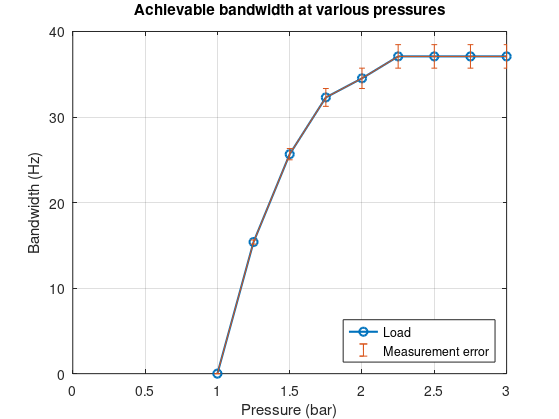
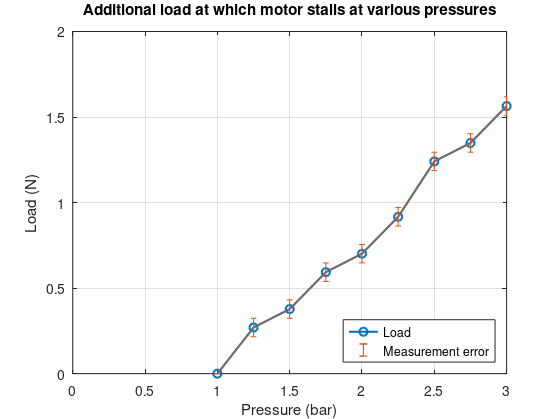

Source code (MATLAB) for these figures, in order:
%% AMME4112
% Xue Yin Zhang
% 2018

clearvars;
close all;

%% data

pressure = 1:1/4:3;                                 % bar

additional_mass = [0 33 44 66 77 99 132 143 165];   % grams
n_points = numel(additional_mass);
error_mass = 11*ones(1, n_points);                  % grams
g = 9.80665;                                        % m/s^2

delay = [0 66 40 32 30 28 28 28 28];                % milliseconds
error_delay = 2;                  % milliseconds

%% processing

bandwidth = zeros(1, n_points);
error_bandwidth = zeros(1, n_points);
for ii = 2:n_points
    bandwidth(ii) = 1e3./delay(ii);
    error_bandwidth(ii) = (1e3./(delay(ii) - error_delay) - bandwidth(ii))/2;
    bandwidth(ii) = bandwidth(ii) + error_bandwidth(ii);
end

additional_load = additional_mass*g*1e-3;
error_load = (error_mass*g*1e-3)/2;
error_load(1) = 0;
additional_load = additional_load - error_load;

%% plotting

h = figure;
plot(pressure, bandwidth, 'o-', 'LineWidth', 1.5);
hold on;
errorbar(pressure, bandwidth, error_bandwidth);
grid on;
xlabel('Pressure (bar)');
ylabel('Bandwidth (Hz)');
title('Achievable bandwidth at various pressures');
legend('Load', 'Measurement error', 'Location', 'southeast');
xlim([0 3]);

set(h,'Units', 'Inches');
pos = get(h, 'Position');
set(h, 'PaperPositionMode', 'Auto', 'PaperUnits', 'Inches', 'PaperSize', [pos(3), pos(4)]);
print(h, 'bandwidth', '-dpdf', '-r0');

h = figure;
plot(pressure, additional_load, 'o-', 'LineWidth', 1.5);
hold on;
errorbar(pressure, additional_load, error_load);
grid on;
xlabel('Pressure (bar)');
ylabel('Load (N)');
title('Additional load at which motor stalls at various pressures');
legend('Load', 'Measurement error', 'Location', 'southeast' );
xlim([0 3]);

set(h,'Units', 'Inches');
pos = get(h, 'Position');
set(h, 'PaperPositionMode', 'Auto', 'PaperUnits', 'Inches', 'PaperSize', [pos(3), pos(4)]);
print(h, 'torque', '-dpdf', '-r0');
